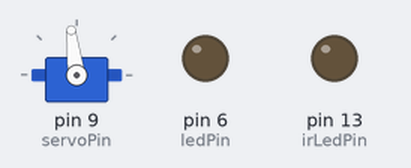
The sketch below on a simulated Arduino Uno, built with avr-gcc and run on an emulated ATmega328P. Shown: servo, output pins drawn as LEDs (lit = HIGH).

Above: at 0.05 s.
At 4.45 s:
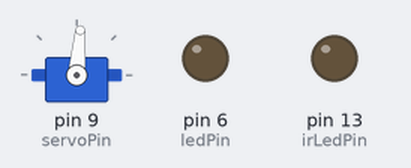
Timing chart, 0 to 5.8 s (numbered marks = the images above):
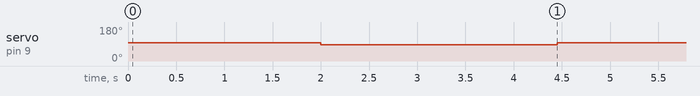

The sketch:

FlowerSpin.ino
```cpp
/*
 * FlowerSpin by Ian Ballou
 * March 21	2015
 * V 1.0
 */

#include <Servo.h>
#include <Adafruit_NeoPixel.h>

namespace pins {
	const byte servoPin = 9;
	const byte ledPin = 6;
	const byte irReceivePin = 2;
	const byte irLedPin = 13;
}

Servo servo;
Adafruit_NeoPixel strip = Adafruit_NeoPixel(5, pins::ledPin,
							NEO_GRB + NEO_KHZ800);
boolean toggle;

void setup() {
	digitalWrite(0, HIGH);
	servo.attach(pins::servoPin);
	pinMode(pins::ledPin, OUTPUT);
	pinMode(pins::irLedPin, OUTPUT);
	pinMode(pins::irReceivePin, INPUT);
	toggle = false;
	//attachInterrupt(0, changeToggle, FALLING);
	strip.setBrightness(100);
	strip.setPixelColor(0, 0xFFFF00);
	Serial.begin(9600);
}

void loop() {
	/*if (toggle) {
		strip.setPixelColor(0, 0xFF00FF);
	} else {
		strip.setPixelColor(0, 0xFFFF00);
	}*/
	strip.show();
	servo.write(97);
	strip.setPixelColor(0, 0xFF00FF);
	strip.show();
	delay(2000);
	servo.write(85);
	strip.setPixelColor(0, 0xFFFF00);
	strip.show();
	delay(2450);

}

void changeToggle() {
	toggle = !toggle;

	if (toggle) {
		strip.setPixelColor(0, 0xFF00FF);
	} else {
		strip.setPixelColor(0, 0xFFFF00);
	}
}
```

Measured:
- by itself, servo on pin 9 (servoPin): alternates 97° for 2.0 s and 85° for 2.5 s
